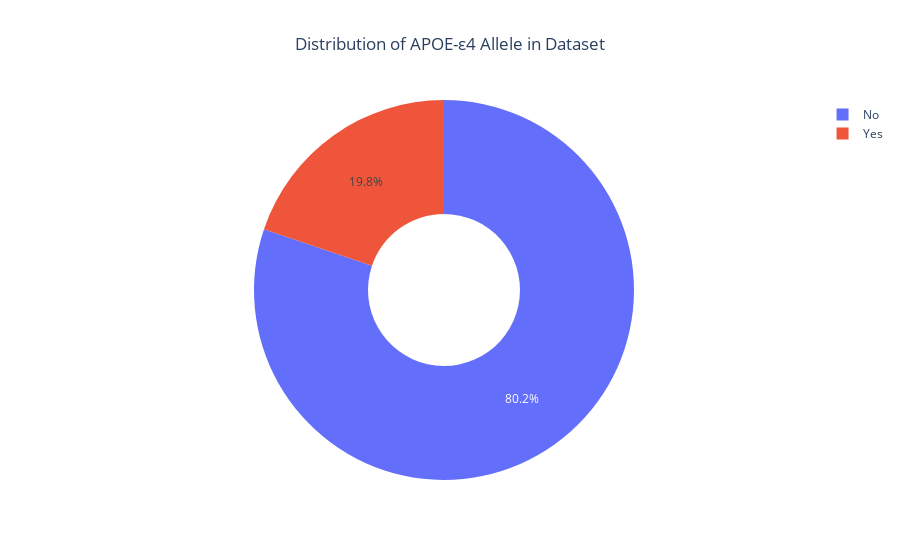

Here is the notebook cell this chart was saved with:
### Code cell
fig = px.pie(
df,
names="Genetic Risk Factor (APOE-ε4 allele)",
title="Distribution of APOE-ε4 Allele in Dataset",
hole=0.4,
template="plotly_white"
)
fig.update_layout(title_x=0.5)
fig.show()

### Figure 1 — Plotly figure (JSON) as saved in the notebook; plotly's stock layout.template omitted (floating-point values rounded to 4 significant figures; data arrays with more than 128 entries replaced by an {"elided": "..."} marker saying what was removed)
{"data": [{"domain": {"x": [0, 1], "y": [0, 1]}, "hole": 0.4, "hovertemplate": "Genetic Risk Factor (APOE-ε4 allele)=%{label}<extra></extra>", "labels": {"elided": "74283 str values"}, "legendgroup": "", "name": "", "showlegend": true, "type": "pie"}], "layout": {"legend": {"tracegroupgap": 0}, "title": {"text": "Distribution of APOE-ε4 Allele in Dataset", "x": 0.5}}}
